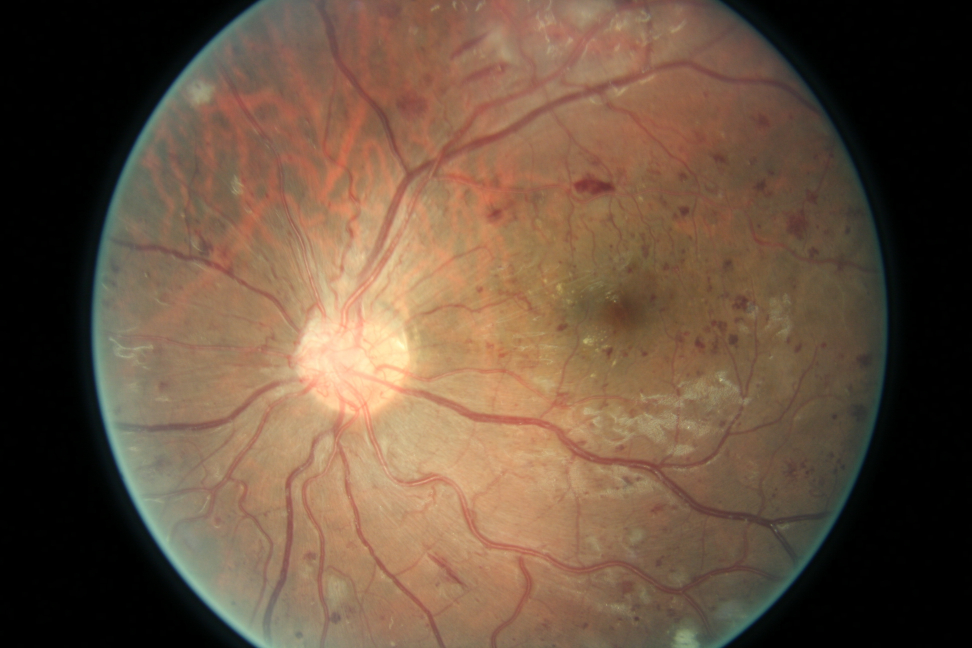
#> input picture 16_right.jpeg, 3888 x 2592 px (shown at 1/4 size)
$ python bright.py
#> lines starting #> are read from the running program, lines starting #| are printed output that depends on the picture; after the words box and inside, x2 and y2 are one past the last pixel; in counts of white or black regions, pixels touching at a corner belong together
import numpy as np
import cv2

img1=cv2.imread('16_right.jpeg')
#> img1 is the input picture: shape (2592, 3888, 3); mean B, G, R 64.2, 82.9, 105.8
orig=img1.copy()
img = cv2.resize(img1,None,fx=0.25, fy=0.25, interpolation = cv2.INTER_CUBIC)
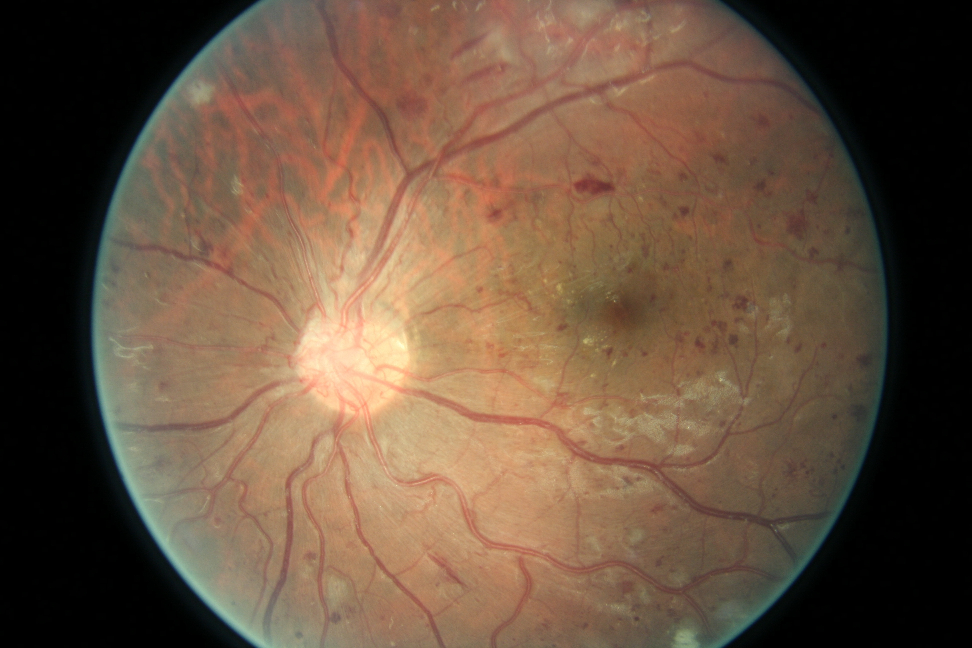
#> img: shape (648, 972, 3); mean B, G, R 64.2, 82.9, 105.8
gray=cv2.cvtColor(img,cv2.COLOR_BGR2GRAY)
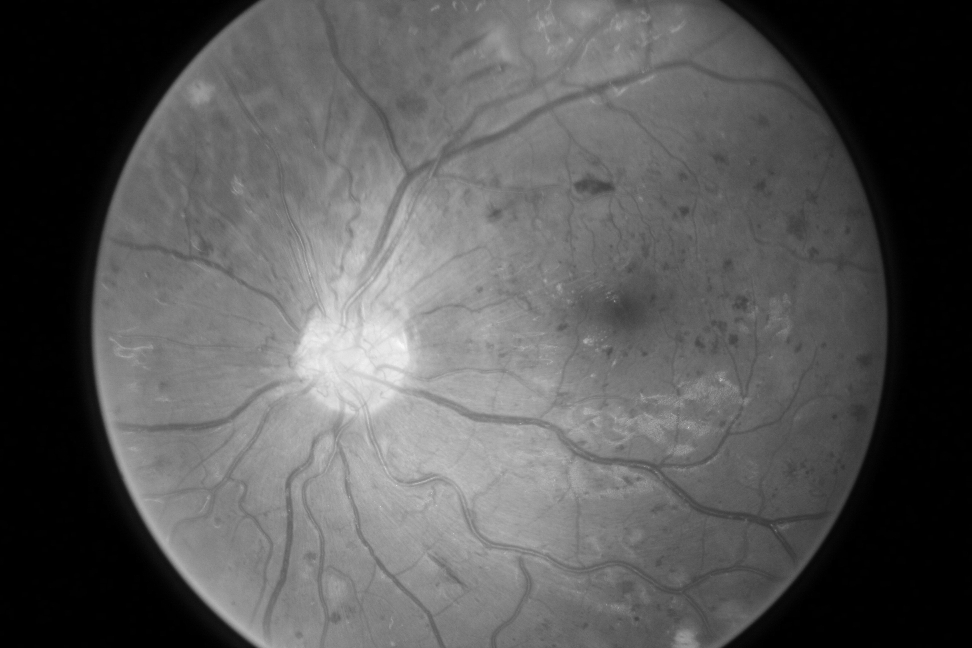
#> gray: shape (648, 972); min 0, max 250, mean 87.6
gray=cv2.GaussianBlur(gray,(51,51),0) #size 3,3
#radius of gaussian blur must be odd
#area of the image with largest intensity value
(minVal,maxVal,minLoc,maxLoc)=cv2.minMaxLoc(gray)
#> minVal = 0; maxVal = 227; minLoc = (0, 0); maxLoc = (388, 344)
cv2.circle(img,maxLoc,50,(255,0,0),2)
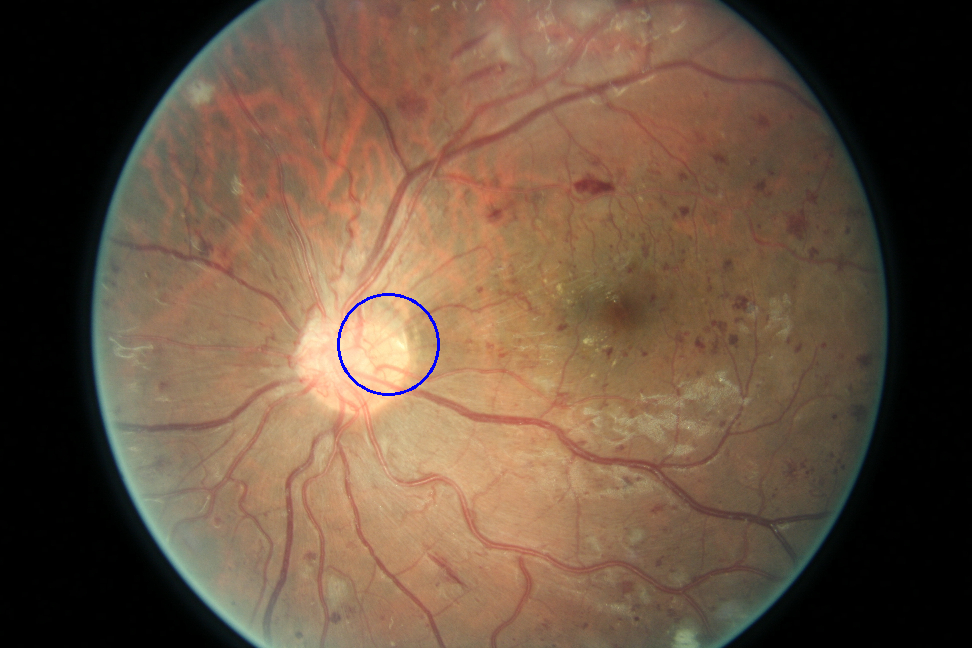
#> img: shape (648, 972, 3); 0.15% of pixels changed, all inside (x1, y1, x2, y2) = (337, 293, 440, 396)

cv2.imshow("Robust",img)


cv2.waitKey(0)
cv2.destroyAllWindows()

$ run again, with 17_right.jpeg copied over 16_right.jpeg
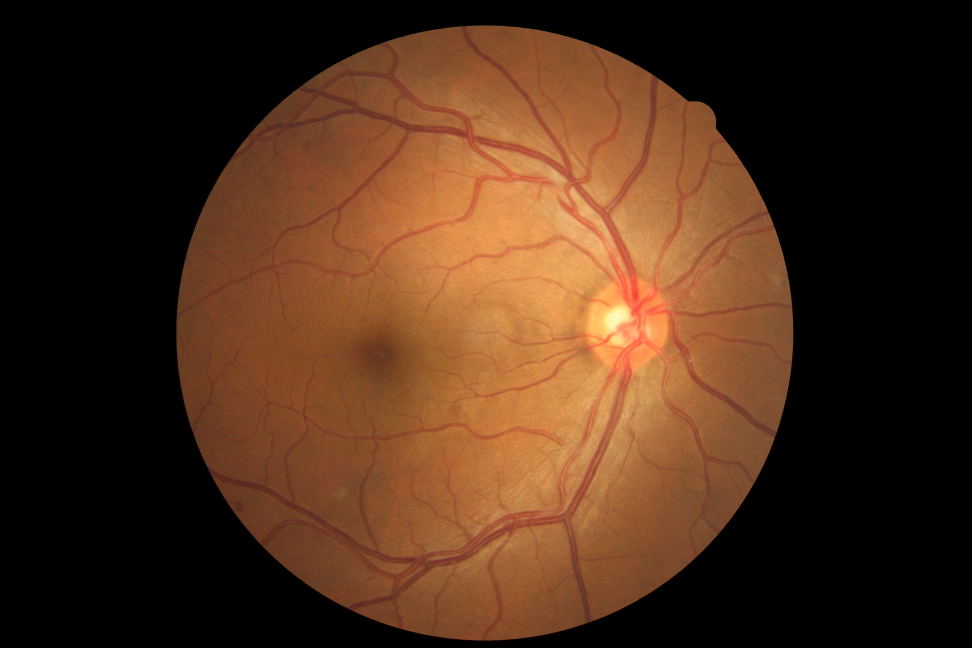
#> input picture 17_right.jpeg, 3888 x 2592 px (shown at 1/4 size)
#> img1 is the input picture: shape (2592, 3888, 3); mean B, G, R 25.5, 45.4, 75.1
#> `gray=cv2.GaussianBlur(gray,(51,51),0)`:
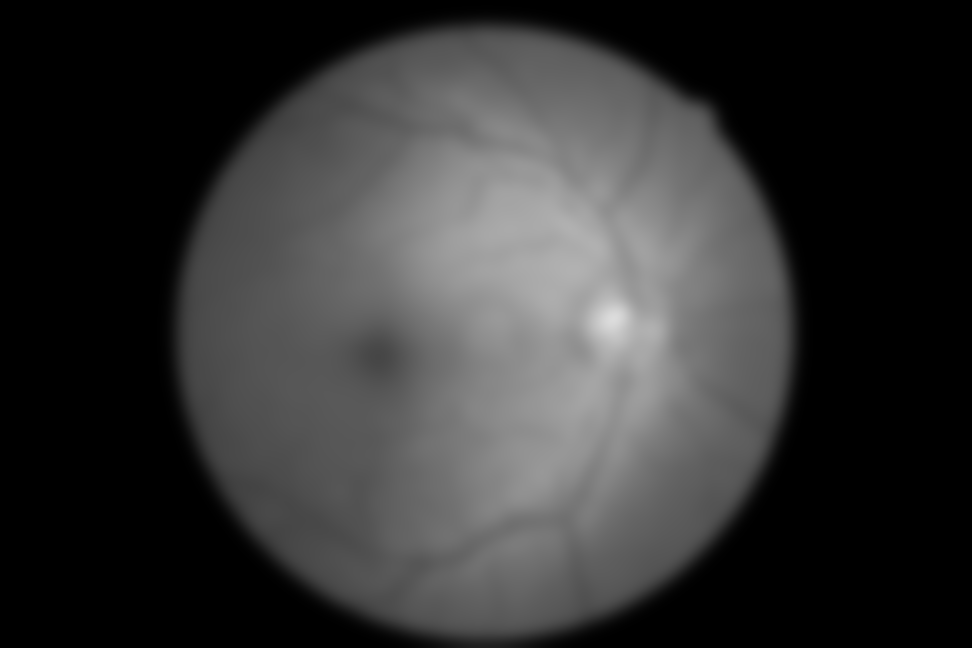
#> gray: shape (648, 972); min 0, max 220, mean 52
#> minVal = 0; maxVal = 220; minLoc = (0, 0); maxLoc = (613, 317)
#> `cv2.circle(img,maxLoc,50,(255,0,0),2)`:
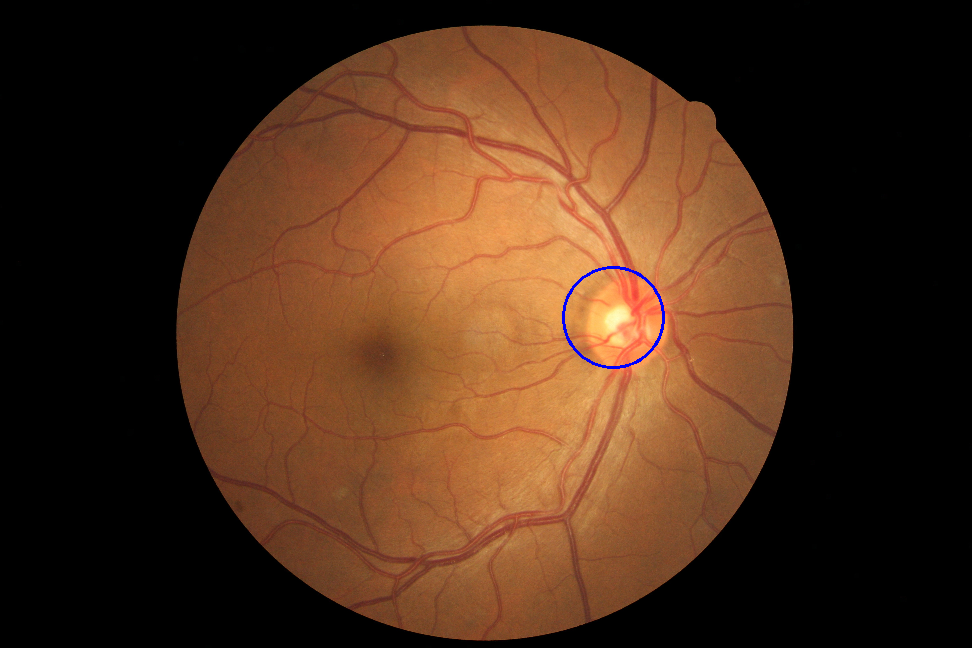
#> img: shape (648, 972, 3); mean B, G, R 25.7, 45.2, 74.8

$ run again, with image002.jpg copied over 16_right.jpeg
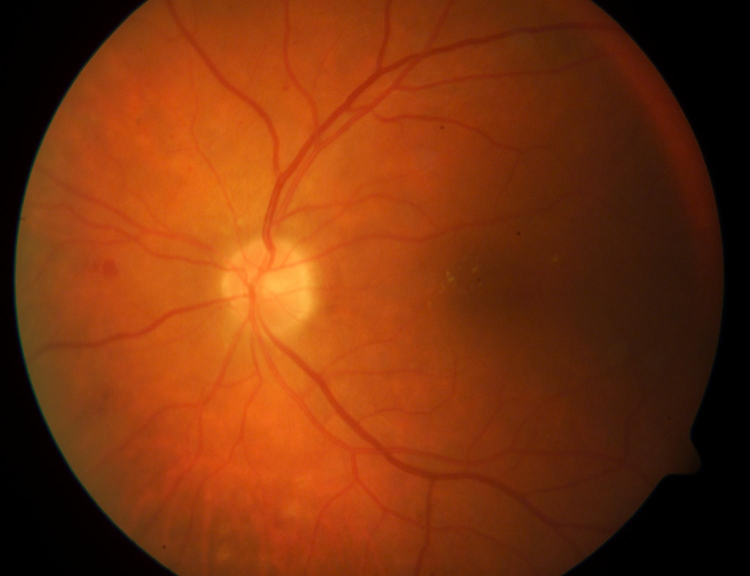
#> input picture image002.jpg, 1500 x 1152 px (shown at 1/2 size)
#> img1 is the input picture: shape (1152, 1500, 3); mean B, G, R 13.3, 50.6, 121.2
#> `gray=cv2.GaussianBlur(gray,(51,51),0)`:
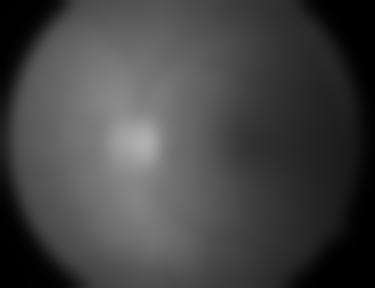
#> gray: shape (288, 375); min 0, max 176, mean 67.5
#> minVal = 0; maxVal = 176; minLoc = (0, 0); maxLoc = (141, 140)
#> `cv2.circle(img,maxLoc,50,(255,0,0),2)`:
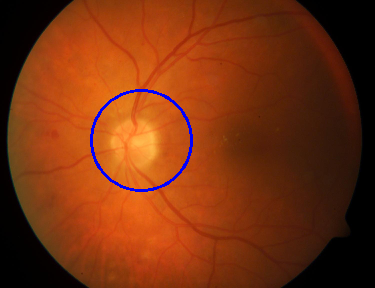
#> img: shape (288, 375, 3); mean B, G, R 15.3, 49.8, 119.4
